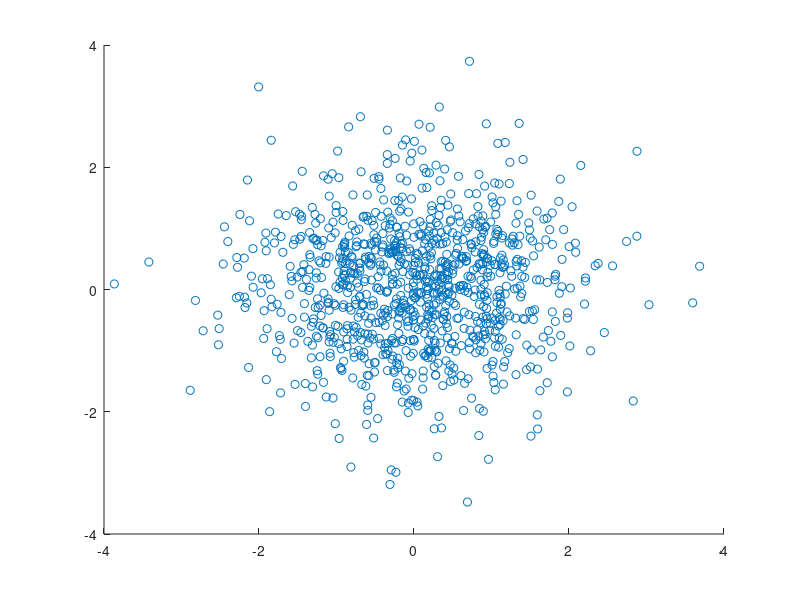

Write the MATLAB code that produced this figure. (Note: this script raises an error after producing the figure.)
% 1)

set1 = randn(1000,1);
set2 = randn(1000,1);

figure;
s = scatter(set1, set2);
s.Marker = "o";
xlabel("Condition A");
ylabel("Condition B");
title('Random Plot');